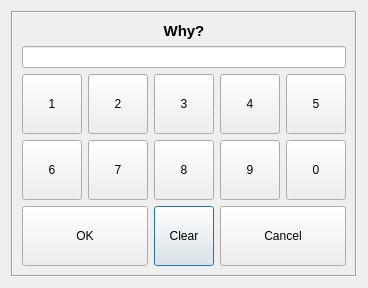
<?xml version="1.0" encoding="UTF-8"?>
<ui version="4.0">
 <class>RLogin</class>
 <widget class="QDialog" name="RLogin">
  <property name="geometry">
   <rect>
    <x>0</x>
    <y>0</y>
    <width>366</width>
    <height>284</height>
   </rect>
  </property>
  <property name="windowTitle">
   <string>Login</string>
  </property>
  <layout class="QHBoxLayout" name="horizontalLayout">
   <item>
    <widget class="QFrame" name="frame">
     <property name="frameShape">
      <enum>QFrame::Box</enum>
     </property>
     <property name="frameShadow">
      <enum>QFrame::Sunken</enum>
     </property>
     <layout class="QVBoxLayout" name="verticalLayout">
      <item>
       <widget class="QLabel" name="lbWhy">
        <property name="font">
         <font>
          <pointsize>11</pointsize>
          <weight>75</weight>
          <bold>true</bold>
         </font>
        </property>
        <property name="text">
         <string>Why?</string>
        </property>
        <property name="alignment">
         <set>Qt::AlignCenter</set>
        </property>
       </widget>
      </item>
      <item>
       <widget class="QLineEdit" name="lePass">
        <property name="echoMode">
         <enum>QLineEdit::Password</enum>
        </property>
       </widget>
      </item>
      <item>
       <layout class="QGridLayout" name="gridLayout">
        <item row="2" column="3" colspan="2">
         <widget class="QPushButton" name="btnCancel">
          <property name="minimumSize">
           <size>
            <width>60</width>
            <height>60</height>
           </size>
          </property>
          <property name="maximumSize">
           <size>
            <width>2222</width>
            <height>60</height>
           </size>
          </property>
          <property name="focusPolicy">
           <enum>Qt::NoFocus</enum>
          </property>
          <property name="text">
           <string>Cancel</string>
          </property>
         </widget>
        </item>
        <item row="0" column="0">
         <widget class="QPushButton" name="btn1">
          <property name="minimumSize">
           <size>
            <width>60</width>
            <height>60</height>
           </size>
          </property>
          <property name="maximumSize">
           <size>
            <width>60</width>
            <height>60</height>
           </size>
          </property>
          <property name="focusPolicy">
           <enum>Qt::NoFocus</enum>
          </property>
          <property name="text">
           <string>1</string>
          </property>
         </widget>
        </item>
        <item row="0" column="2">
         <widget class="QPushButton" name="btn3">
          <property name="minimumSize">
           <size>
            <width>60</width>
            <height>60</height>
           </size>
          </property>
          <property name="maximumSize">
           <size>
            <width>60</width>
            <height>60</height>
           </size>
          </property>
          <property name="focusPolicy">
           <enum>Qt::NoFocus</enum>
          </property>
          <property name="text">
           <string>3</string>
          </property>
         </widget>
        </item>
        <item row="0" column="1">
         <widget class="QPushButton" name="btn2">
          <property name="minimumSize">
           <size>
            <width>60</width>
            <height>60</height>
           </size>
          </property>
          <property name="maximumSize">
           <size>
            <width>60</width>
            <height>60</height>
           </size>
          </property>
          <property name="focusPolicy">
           <enum>Qt::NoFocus</enum>
          </property>
          <property name="text">
           <string>2</string>
          </property>
         </widget>
        </item>
        <item row="1" column="0">
         <widget class="QPushButton" name="btn6">
          <property name="minimumSize">
           <size>
            <width>60</width>
            <height>60</height>
           </size>
          </property>
          <property name="maximumSize">
           <size>
            <width>60</width>
            <height>60</height>
           </size>
          </property>
          <property name="focusPolicy">
           <enum>Qt::NoFocus</enum>
          </property>
          <property name="text">
           <string>6</string>
          </property>
         </widget>
        </item>
        <item row="1" column="4">
         <widget class="QPushButton" name="btn0">
          <property name="minimumSize">
           <size>
            <width>60</width>
            <height>60</height>
           </size>
          </property>
          <property name="maximumSize">
           <size>
            <width>60</width>
            <height>60</height>
           </size>
          </property>
          <property name="focusPolicy">
           <enum>Qt::NoFocus</enum>
          </property>
          <property name="text">
           <string>0</string>
          </property>
         </widget>
        </item>
        <item row="2" column="2">
         <widget class="QPushButton" name="btnClear">
          <property name="minimumSize">
           <size>
            <width>60</width>
            <height>60</height>
           </size>
          </property>
          <property name="maximumSize">
           <size>
            <width>60</width>
            <height>60</height>
           </size>
          </property>
          <property name="text">
           <string>Clear</string>
          </property>
         </widget>
        </item>
        <item row="0" column="4">
         <widget class="QPushButton" name="btn5">
          <property name="minimumSize">
           <size>
            <width>60</width>
            <height>60</height>
           </size>
          </property>
          <property name="maximumSize">
           <size>
            <width>60</width>
            <height>60</height>
           </size>
          </property>
          <property name="focusPolicy">
           <enum>Qt::NoFocus</enum>
          </property>
          <property name="text">
           <string>5</string>
          </property>
         </widget>
        </item>
        <item row="1" column="1">
         <widget class="QPushButton" name="btn7">
          <property name="minimumSize">
           <size>
            <width>60</width>
            <height>60</height>
           </size>
          </property>
          <property name="maximumSize">
           <size>
            <width>60</width>
            <height>60</height>
           </size>
          </property>
          <property name="focusPolicy">
           <enum>Qt::NoFocus</enum>
          </property>
          <property name="text">
           <string>7</string>
          </property>
         </widget>
        </item>
        <item row="1" column="2">
         <widget class="QPushButton" name="btn8">
          <property name="minimumSize">
           <size>
            <width>60</width>
            <height>60</height>
           </size>
          </property>
          <property name="maximumSize">
           <size>
            <width>60</width>
            <height>60</height>
           </size>
          </property>
          <property name="focusPolicy">
           <enum>Qt::NoFocus</enum>
          </property>
          <property name="text">
           <string>8</string>
          </property>
         </widget>
        </item>
        <item row="2" column="0" colspan="2">
         <widget class="QPushButton" name="btnOk">
          <property name="minimumSize">
           <size>
            <width>60</width>
            <height>60</height>
           </size>
          </property>
          <property name="maximumSize">
           <size>
            <width>2222</width>
            <height>60</height>
           </size>
          </property>
          <property name="focusPolicy">
           <enum>Qt::NoFocus</enum>
          </property>
          <property name="text">
           <string>OK</string>
          </property>
         </widget>
        </item>
        <item row="1" column="3">
         <widget class="QPushButton" name="btn9">
          <property name="minimumSize">
           <size>
            <width>60</width>
            <height>60</height>
           </size>
          </property>
          <property name="maximumSize">
           <size>
            <width>60</width>
            <height>60</height>
           </size>
          </property>
          <property name="focusPolicy">
           <enum>Qt::NoFocus</enum>
          </property>
          <property name="text">
           <string>9</string>
          </property>
         </widget>
        </item>
        <item row="0" column="3">
         <widget class="QPushButton" name="btn4">
          <property name="minimumSize">
           <size>
            <width>60</width>
            <height>60</height>
           </size>
          </property>
          <property name="maximumSize">
           <size>
            <width>60</width>
            <height>60</height>
           </size>
          </property>
          <property name="focusPolicy">
           <enum>Qt::NoFocus</enum>
          </property>
          <property name="text">
           <string>4</string>
          </property>
         </widget>
        </item>
       </layout>
      </item>
     </layout>
    </widget>
   </item>
  </layout>
 </widget>
 <resources/>
 <connections>
  <connection>
   <sender>btn0</sender>
   <signal>clicked()</signal>
   <receiver>RLogin</receiver>
   <slot>numberButtonClicked()</slot>
   <hints>
    <hint type="sourcelabel">
     <x>50</x>
     <y>274</y>
    </hint>
    <hint type="destinationlabel">
     <x>116</x>
     <y>162</y>
    </hint>
   </hints>
  </connection>
  <connection>
   <sender>btn1</sender>
   <signal>clicked()</signal>
   <receiver>RLogin</receiver>
   <slot>numberButtonClicked()</slot>
   <hints>
    <hint type="sourcelabel">
     <x>50</x>
     <y>76</y>
    </hint>
    <hint type="destinationlabel">
     <x>116</x>
     <y>162</y>
    </hint>
   </hints>
  </connection>
  <connection>
   <sender>btn2</sender>
   <signal>clicked()</signal>
   <receiver>RLogin</receiver>
   <slot>numberButtonClicked()</slot>
   <hints>
    <hint type="sourcelabel">
     <x>116</x>
     <y>76</y>
    </hint>
    <hint type="destinationlabel">
     <x>116</x>
     <y>162</y>
    </hint>
   </hints>
  </connection>
  <connection>
   <sender>btn3</sender>
   <signal>clicked()</signal>
   <receiver>RLogin</receiver>
   <slot>numberButtonClicked()</slot>
   <hints>
    <hint type="sourcelabel">
     <x>182</x>
     <y>76</y>
    </hint>
    <hint type="destinationlabel">
     <x>116</x>
     <y>162</y>
    </hint>
   </hints>
  </connection>
  <connection>
   <sender>btn4</sender>
   <signal>clicked()</signal>
   <receiver>RLogin</receiver>
   <slot>numberButtonClicked()</slot>
   <hints>
    <hint type="sourcelabel">
     <x>50</x>
     <y>142</y>
    </hint>
    <hint type="destinationlabel">
     <x>116</x>
     <y>162</y>
    </hint>
   </hints>
  </connection>
  <connection>
   <sender>btn6</sender>
   <signal>clicked()</signal>
   <receiver>RLogin</receiver>
   <slot>numberButtonClicked()</slot>
   <hints>
    <hint type="sourcelabel">
     <x>182</x>
     <y>142</y>
    </hint>
    <hint type="destinationlabel">
     <x>116</x>
     <y>162</y>
    </hint>
   </hints>
  </connection>
  <connection>
   <sender>btn5</sender>
   <signal>clicked()</signal>
   <receiver>RLogin</receiver>
   <slot>numberButtonClicked()</slot>
   <hints>
    <hint type="sourcelabel">
     <x>116</x>
     <y>142</y>
    </hint>
    <hint type="destinationlabel">
     <x>116</x>
     <y>162</y>
    </hint>
   </hints>
  </connection>
  <connection>
   <sender>btn7</sender>
   <signal>clicked()</signal>
   <receiver>RLogin</receiver>
   <slot>numberButtonClicked()</slot>
   <hints>
    <hint type="sourcelabel">
     <x>50</x>
     <y>208</y>
    </hint>
    <hint type="destinationlabel">
     <x>116</x>
     <y>162</y>
    </hint>
   </hints>
  </connection>
  <connection>
   <sender>btn8</sender>
   <signal>clicked()</signal>
   <receiver>RLogin</receiver>
   <slot>numberButtonClicked()</slot>
   <hints>
    <hint type="sourcelabel">
     <x>116</x>
     <y>208</y>
    </hint>
    <hint type="destinationlabel">
     <x>116</x>
     <y>162</y>
    </hint>
   </hints>
  </connection>
  <connection>
   <sender>btn9</sender>
   <signal>clicked()</signal>
   <receiver>RLogin</receiver>
   <slot>numberButtonClicked()</slot>
   <hints>
    <hint type="sourcelabel">
     <x>182</x>
     <y>208</y>
    </hint>
    <hint type="destinationlabel">
     <x>116</x>
     <y>162</y>
    </hint>
   </hints>
  </connection>
 </connections>
 <slots>
  <slot>numberButtonClicked()</slot>
 </slots>
</ui>
